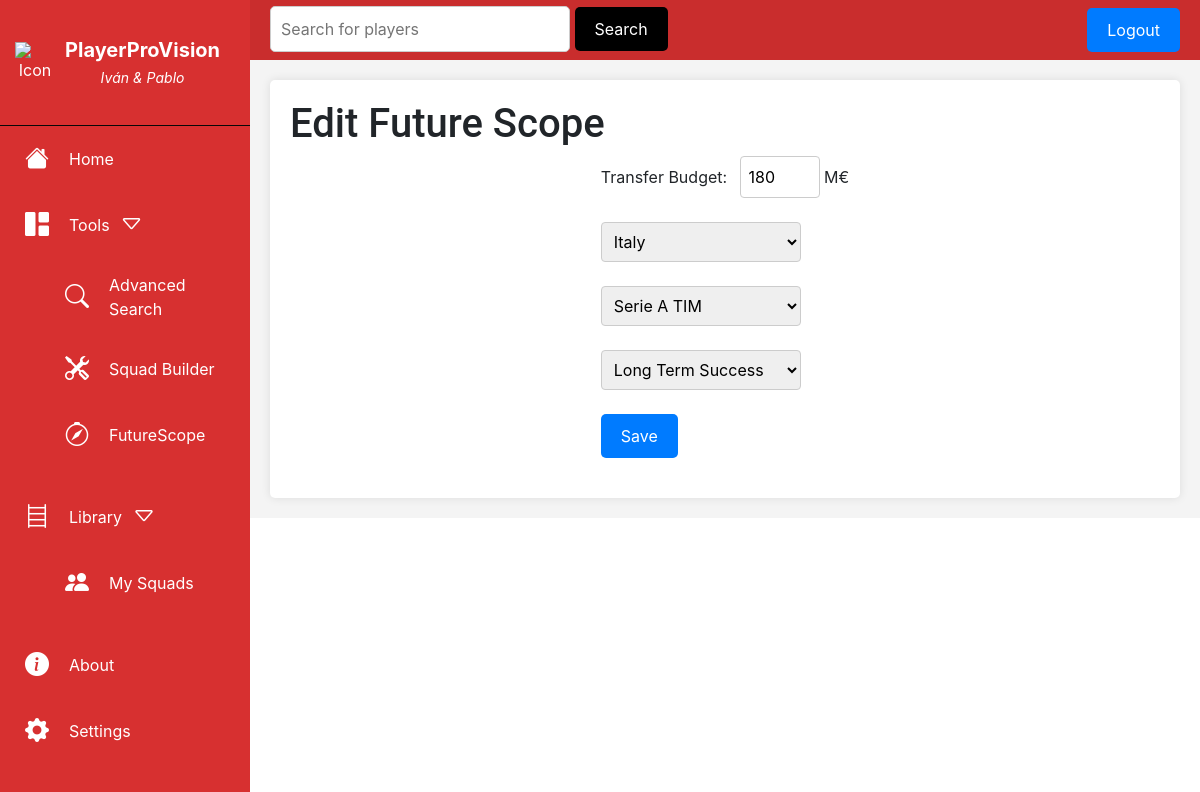
Before: /edit_futureScope/ (signed in) with the older database file.
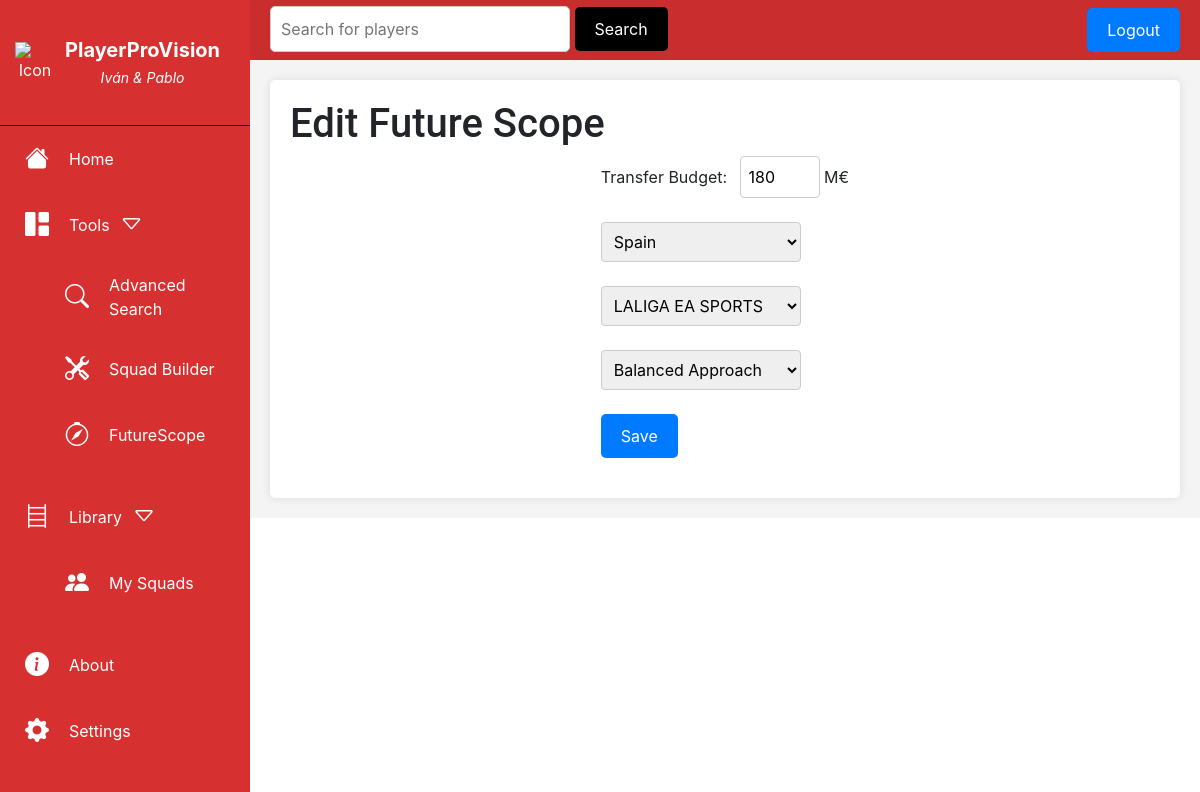
After: the same page with the newer database file.
### smartscore/models.py (models this page shows, shortened)
class League(models.Model):
    name = models.CharField(max_length=100)
    country_league = models.CharField(max_length=100)

class UserProfile(models.Model):
    user = models.OneToOneField(User, on_delete=models.CASCADE)
    squads = models.ManyToManyField(Squad)
    budget = models.IntegerField(default=100)
    league = models.CharField(max_length=100, blank=True, null=True)
    expectations = models.IntegerField(default=1)

### smartscore/views.py (the view)
# urls.py: path('edit_futureScope/', views.edit_futureScope, name='edit_futureScope'),
@login_required(login_url='login')
def edit_futureScope(request):
    user_profile = request.user.userprofile
    leagues = League.objects.all().order_by('country_league', 'name')
    countries = set(league.country_league for league in leagues)
    initial_league = user_profile.league if user_profile.league else None
    initial_budget = user_profile.budget if user_profile.budget else None
    initial_expectations = user_profile.expectations if user_profile.expectations else None
    initial_country = League.objects.filter(name=initial_league).values_list('country_league', flat=True).first() if initial_league else None
    print("Initial league is", initial_league, "Initial country is", initial_country, "Initial budget is", initial_budget, "Initial expectations is", initial_expectations)
    context = {
        'leagues': leagues,
        'countries': countries,
        'initial_country': initial_country,
        'initial_league': initial_league,
        'initial_budget': initial_budget,
        'initial_expectations': initial_expectations,
    }
    return render(request, 'edit_futureScope.html', context)

### smartscore/templates/edit_futureScope.html (shortened to what this page needs)
{% extends "base.html" %}
{% load static %}
{% block content %}
<h1>Edit Future Scope</h1>
<div class="smartScore-container">
    <form id="future-scope-form" method="post">
        <label for="transfer-budget">Transfer Budget:</label>
        <input type="number" id="transfer-budget" name="transfer-budget" value="{{ initial_budget }}" maxlength="4">
        <label>M€</label><br><br>
        <select id="country-select">
            {% for country in countries %}
                <option value="{{ country }}" {% if initial_country == country %} selected {% endif %}>{{ country }}</option>
            {% endfor %}
        </select><br><br>
        <select id="league-select" {% if not initial_country %} disabled {% endif %}>
            {% for league in leagues %}
                <option value="{{ league.name }}" data-country="{{ league.country_league }}" {% if initial_league == league.name %} selected {% endif %}>{{ league.name }}</option>
            {% endfor %}
        </select><br><br>
        <select id="expectations" name="expectations">
            <option value="1" {% if initial_expectations == 1 %} selected {% endif %}>Balanced Approach</option>
            <option value="2" {% if initial_expectations == 2 %} selected {% endif %}>Long Term Success</option>
        </select><br><br>
        <input type="submit" class="primary-default-btn" value="Save">
    </form>
</div>
{% endblock %}

Changed rows visible on the page:
no longer on this page (row unchanged): League: country_league "Italy"
now on this page (row unchanged): League: country_league "Spain"
changed UserProfile: league.name "Serie A TIM" → "LALIGA EA SPORTS"
Other visible differences:
form field expectations: "Long Term Success" → "Balanced Approach"
